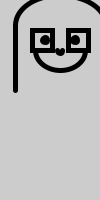
Frame 1 (no input)
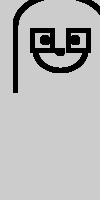
Frame 60 (the mouse pressed at the canvas centre just before this capture)
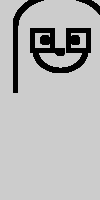
Frame 120 (the mouse held since frame 60 and released just before this capture)

The Processing sketch that drew these frames (run headless with seeded random() and noise(); from frame 60 on, the mouse is pressed at the canvas centre):

// Processing sketch: p2_virtu
// ── p2_virtu.pde
void setup(){
  size(100,200);
}
void draw(){
  virtu(0,10);
}

// ── virtu.pde
void virtu(float px, float py){
  pushMatrix();
  translate(py,px);
  rectMode(CENTER);
  strokeWeight(5);
  noFill();
  stroke(0);
  arc(50,50,50,40,radians(0),radians(180)); 
  ellipse(50 - 15, 50 - 10, 5, 5);
  ellipse(50 + 15, 50 - 10, 5, 5);
  rect(50 - 18, 50 - 10, 20, 20);
  rect(50 + 18, 50 - 10, 20, 20);
  arc(50, 50 - 25, 90, 60, PI, TWO_PI);
  line(50 - 45, 50 - 25, 50 - 45, 50 + 40);
  line(50 + 45, 50 - 25, 50 + 45, 50 + 40);
  arc(50, 50 + 0, 5, 7, 0, PI);
  translate(py,px);
  popMatrix();
}
